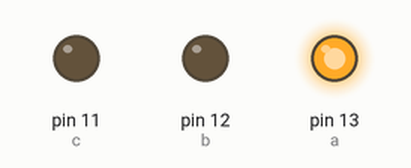
Bench run of a sketch on a simulated Arduino Uno, built with avr-gcc and run on an emulated ATmega328P. Shown: output pins drawn as LEDs (lit = HIGH).

Above: at 0.02 s.
At 1.75 s:
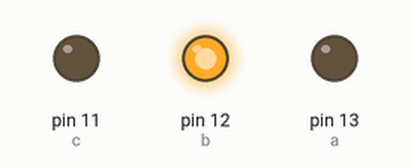
At 3.47 s:
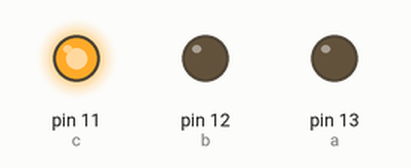
At 6.92 s:
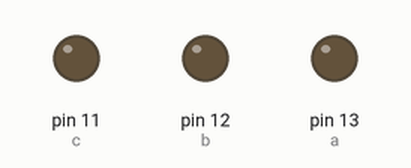
Timing chart, 0 to 9.1 s (numbered marks = the images above):
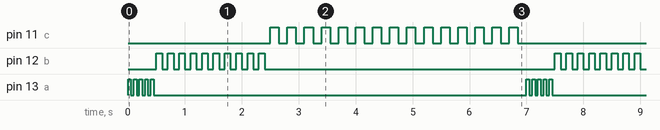

Measured:
- by itself, pin 11 (c): moves between LOW and HIGH, repeating every 7.0 s
- by itself, pin 12 (b): repeats every 7.0 s: 9 × (LOW 0.10 s, HIGH 0.10 s), LOW 5.1 s, HIGH 0.10 s
- by itself, pin 13 (a): repeats every 7.0 s: 4 × (LOW 0.05 s, HIGH 0.05 s), LOW 6.6 s, HIGH 0.05 s

The sketch:

sketch_jan01a.ino
```cpp
int red=50;
int green=100;
int blue=150;
int a=13;
int b=12;
int c=11;
void setup() {
pinMode(a,OUTPUT);
pinMode(b,OUTPUT);
pinMode(c,OUTPUT);
}

void loop() {
digitalWrite(a,HIGH);
delay(red);
digitalWrite(a,LOW);
delay(red);

digitalWrite(a,HIGH);
delay(red);
digitalWrite(a,LOW);
delay(red);

digitalWrite(a,HIGH);
delay(red);
digitalWrite(a,LOW);
delay(red);

digitalWrite(a,HIGH);
delay(red);
digitalWrite(a,LOW);
delay(red);

digitalWrite(a,HIGH);
delay(red);
digitalWrite(a,LOW);
delay(red);

digitalWrite(b,HIGH);
delay(green);
digitalWrite(b,LOW);
delay(green);

digitalWrite(b,HIGH);
delay(green);
digitalWrite(b,LOW);
delay(green);

digitalWrite(b,HIGH);
delay(green);
digitalWrite(b,LOW);
delay(green);

digitalWrite(b,HIGH);
delay(green);
digitalWrite(b,LOW);
delay(green);

digitalWrite(b,HIGH);
delay(green);
digitalWrite(b,LOW);
delay(green);

digitalWrite(b,HIGH);
delay(green);
digitalWrite(b,LOW);
delay(green);

digitalWrite(b,HIGH);
delay(green);
digitalWrite(b,LOW);
delay(green);

digitalWrite(b,HIGH);
delay(green);
digitalWrite(b,LOW);
delay(green);

digitalWrite(b,HIGH);
delay(green);
digitalWrite(b,LOW);
delay(green);

digitalWrite(b,HIGH);
delay(green);
digitalWrite(b,LOW);
delay(green);

digitalWrite(c,HIGH);
delay(blue);
digitalWrite(c,LOW);
delay(blue);

digitalWrite(c,HIGH);
delay(blue);
digitalWrite(c,LOW);
delay(blue);

digitalWrite(c,HIGH);
delay(blue);
digitalWrite(c,LOW);
delay(blue);

digitalWrite(c,HIGH);
delay(blue);
digitalWrite(c,LOW);
delay(blue);

digitalWrite(c,HIGH);
delay(blue);
digitalWrite(c,LOW);
delay(blue);

digitalWrite(c,HIGH);
delay(blue);
digitalWrite(c,LOW);
delay(blue);

digitalWrite(c,HIGH);
delay(blue);
digitalWrite(c,LOW);
delay(blue);

digitalWrite(c,HIGH);
delay(blue);
digitalWrite(c,LOW);
delay(blue);

digitalWrite(c,HIGH);
delay(blue);
digitalWrite(c,LOW);
delay(blue);

digitalWrite(c,HIGH);
delay(blue);
digitalWrite(c,LOW);
delay(blue);

digitalWrite(c,HIGH);
delay(blue);
digitalWrite(c,LOW);
delay(blue);

digitalWrite(c,HIGH);
delay(blue);
digitalWrite(c,LOW);
delay(blue);

digitalWrite(c,HIGH);
delay(blue);
digitalWrite(c,LOW);
delay(blue);

digitalWrite(c,HIGH);
delay(blue);
digitalWrite(c,LOW);
delay(blue);

digitalWrite(c,HIGH);
delay(blue);
digitalWrite(c,LOW);
delay(blue);

}
```
